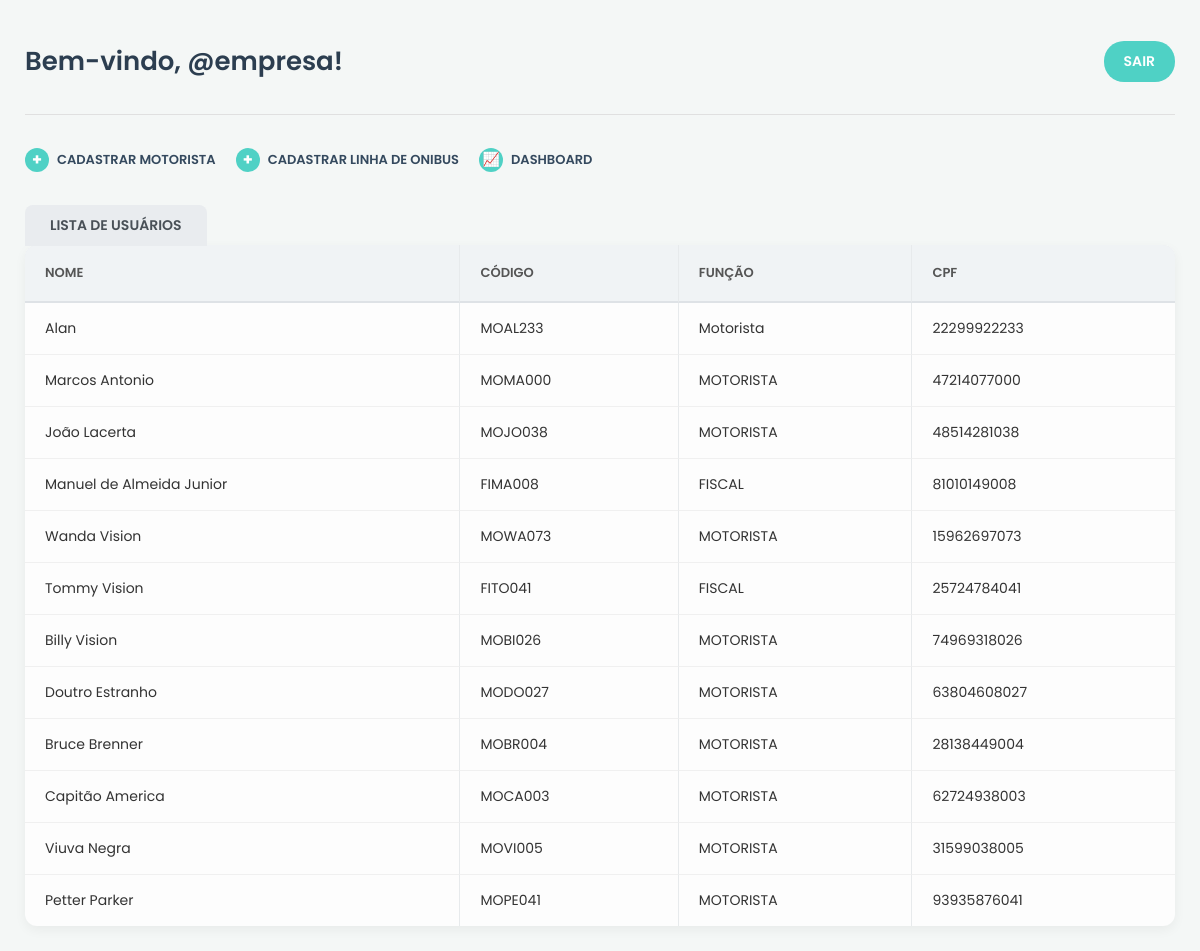
Page /empresa/lista_motorista/ on the earlier database version.
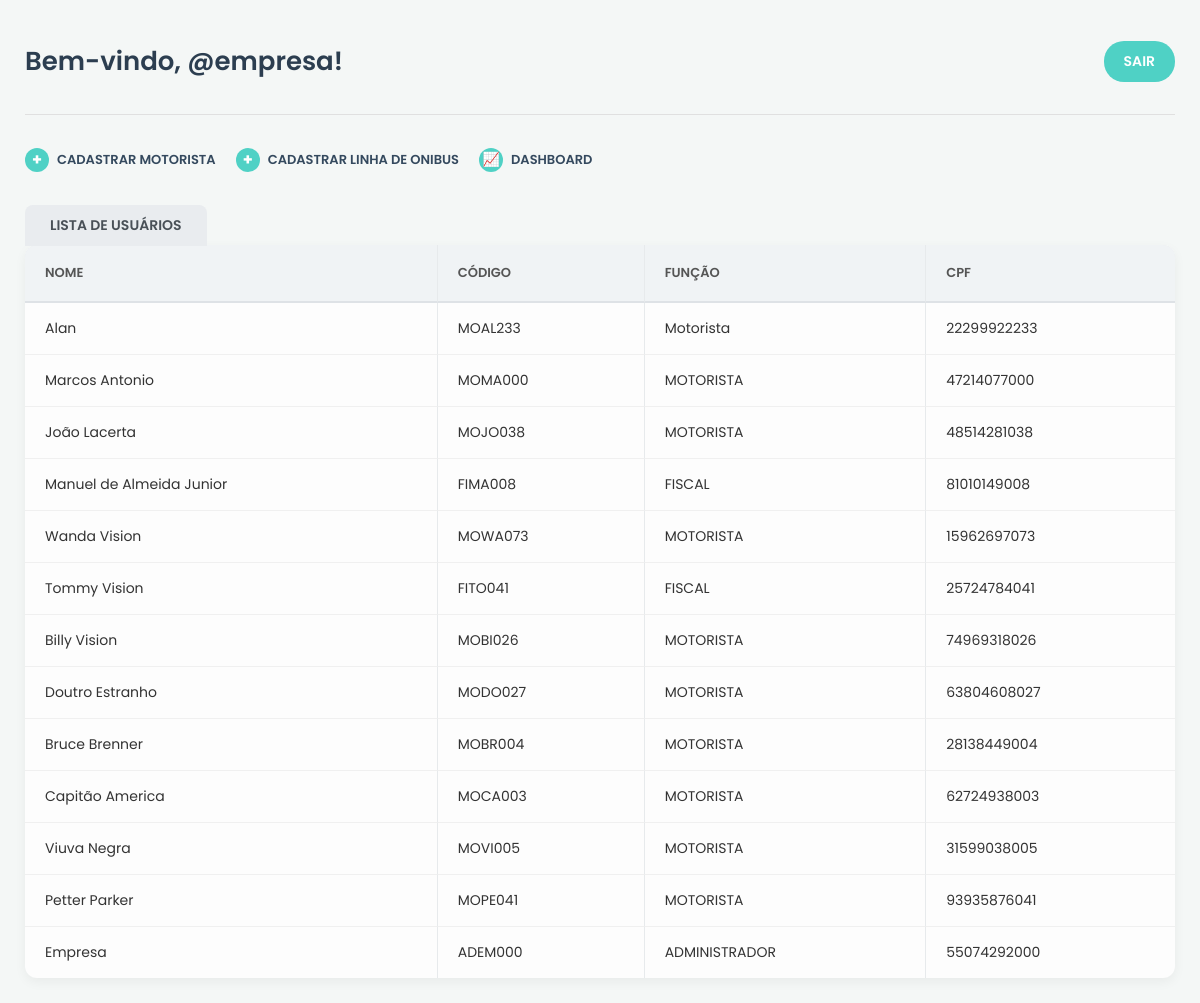
Same page on the later database version.
### app_empresa/models.py (models this page shows, shortened)
class Funcionario(models.Model):
  idFuncionario = models.AutoField(primary_key=True)
  codigo = models.CharField(max_length=10, unique=True, blank= True,editable=False)
  senha = models.CharField(max_length=128)
  nome = models.CharField(max_length=100)
  funcao = models.CharField(max_length=50)
  email = models.EmailField()
  cpf = models.BigIntegerField(unique=True)

### app_empresa/views.py (the view)
# urls.py: path('lista_motorista/', views.lista_motorista, name='lista_motorista'),
def lista_motorista(request):
    funcionarios = Funcionario.objects.all().values()
    context = {
        'funcionarios': funcionarios,
        'previous_url': '/',
        'add_motorista': '/empresa/add_motorista/',
        'add_linha': '/empresa/add_linha/',
        'dashboard': '/empresa/dashboard/'
    }
    return render(request, 'lista_motorista.html',context)

### app_empresa/templates/lista_motorista.html (shortened to what this page needs)
{% load static %}
<!DOCTYPE html>
<html lang="pt-BR">
<head>
    <link rel="stylesheet" href="{% static 'style-dashboard.css' %}">
</head>
<body>
    <div class="dashboard-container">
        <header class="dashboard-header">
            <h1 class="greeting">Bem-vindo, @empresa!</h1>
            <a href="{{ previous_url }}" class="btn btn-logout">SAIR</a> </header>
        <nav class="dashboard-actions">
            <a href="{{ add_motorista }}" class="btn btn-action"> <span class="icon">+</span>
                Cadastrar Motorista
            </a>
            <a href="{{ add_linha }}" class="btn btn-action"> <span class="icon">+</span>
                Cadastrar Linha de Onibus
            </a>
            <a href="{{ dashboard}}" class="btn btn-action"> <span class="icon icon-list">📈</span> Dashboard
            </a>
        </nav>
        <main class="dashboard-main">
            <div class="tab-title">LISTA DE USUÁRIOS</div>
            <div class="table-wrapper">
                <table>
                    <thead>
                        <tr>
                            <th>Nome</th>
                            <th>Código</th>
                            <th>Função</th>
                            <th>CPF</th>
                        </tr>
                    </thead>
                    <tbody>
                        {% for funcionario in funcionarios %}
                        <tr>
                            <td>{{funcionario.nome}}</td>
                            <td>{{funcionario.codigo}}</td>
                            <td>{{funcionario.funcao}}</td>
                            <td>{{funcionario.cpf}}</td>
                        </tr>
                        {% endfor %}
                        </tbody>
                </table>
            </div>
        </main>
    </div>
</body>
</html>

Differences in the rows shown:
added Funcionario: nome "Empresa", codigo "ADEM000", funcao "ADMINISTRADOR", cpf "55074292000"
